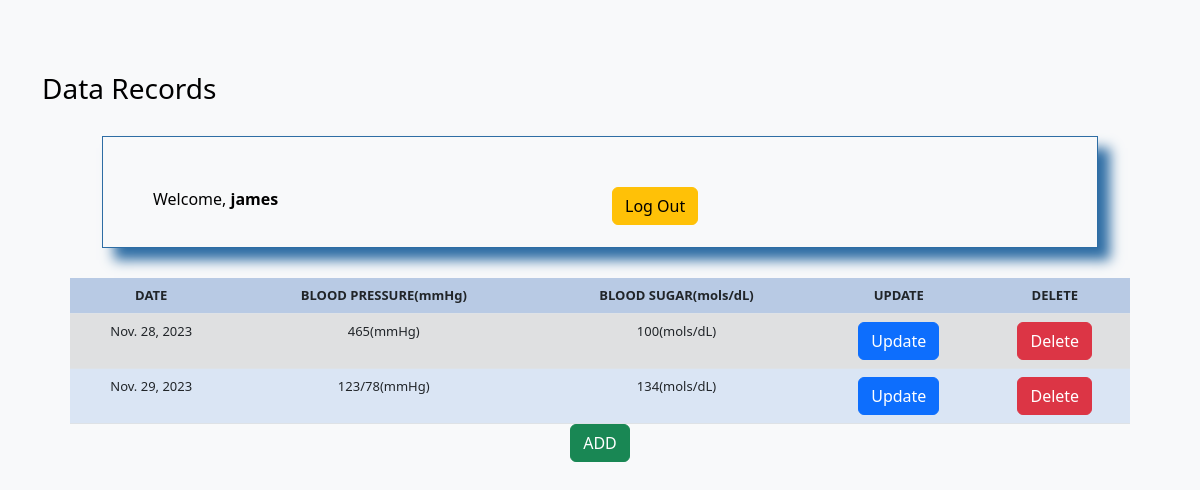
Before: /retrieve/ (signed in) with the older database file.
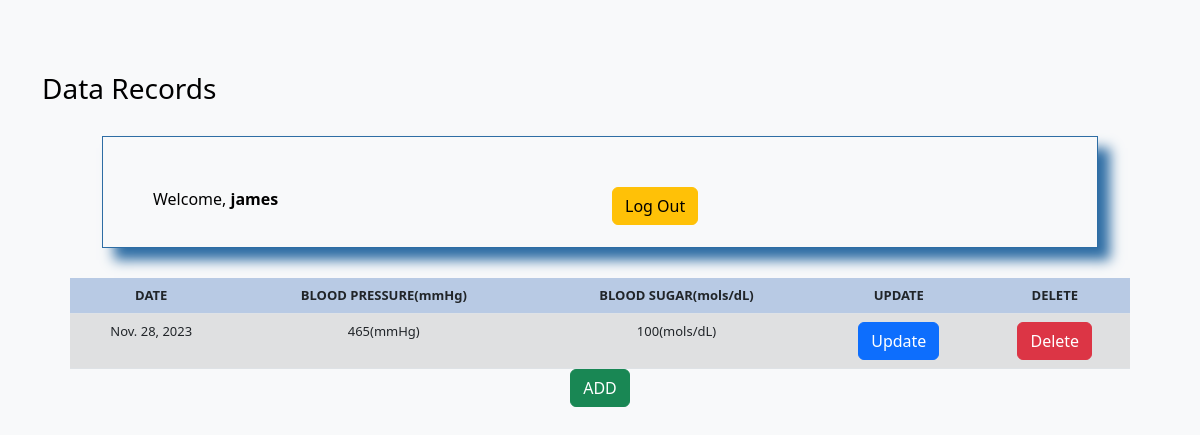
After: the same page with the newer database file.
### dataapp/models.py (models this page shows)
class Patient(models.Model):
    user = models.ForeignKey(settings.AUTH_USER_MODEL, on_delete=models.CASCADE)
    date = models.DateField(auto_now_add=True)
    blood_pressure = models.CharField(max_length=10)
    blood_sugar = models.CharField(max_length=10)

### dataapp/views.py (the view)
# urls.py: path('retrieve/', views.retrieve, name = 'retrieve'),
@login_required
def retrieve(request):
    records = Patient.objects.filter(user=request.user)
    return render(request, 'retrieve.html', {'records': records})

### dataapp/templates/retrieve.html (shortened to what this page needs)
{% load static %}
<!DOCTYPE html>
<html lang="en">
<head>
    <link href="{% static 'css/bootstrap.css' %}" rel="stylesheet">
    <link href="{% static 'css/style.css' %}" rel="stylesheet">
</head>
<body class="bg-light">
    <div class="container py-5">
        <div class="header-highlight">
            <h3>Data Records</h3>
            <div class="myForm">
                <div class="myForm">
                    <form method='POST' action='' class="search-form">
                        <div class="row">
                            <div class="col-md-6 text-right mr-auto">
                                {% if request.user.is_authenticated %}
                                <p>Welcome, <strong>{{user}}</strong> </p>
                                {% else %}
                                <p>Please try again to Login</p>
                                <a href="{% url "login" %}" class="btn btn-info">Login</a>
                                {% endif %}
                            </div>
                            <div class="col-md-6 text-right mr-auto">
                                <a href="{% url "logout" %}" class="btn btn-warning">Log Out</a>
                            </div>
                        </div>
                    </form>
                </div>
            </div>
        </div>
        <table class='table table-striped'>
            <thead class="thead-dark">
                <tr>
                    <th>DATE</th>
                    <th>BLOOD PRESSURE(mmHg)</th>
                    <th>BLOOD SUGAR(mols/dL)</th>
                    <th>UPDATE</th>
                    <th>DELETE</th>
                </tr>
            </thead>
            {% for instance in records %}
            <tr>
                <td>{{instance.date}}</td>
                <td>{{instance.blood_pressure}}(mmHg)</td>
                <td>{{instance.blood_sugar}}(mols/dL)</td>
                <td><a href="{% url 'update' instance.id %}" class="btn btn-primary">Update</a></td>
                <td><a href="{% url 'delete' instance.id %}" class="btn btn-danger">Delete</a></td>
            </tr>
            {% endfor %}
        </table>
        <div class="text-center">
            <a href="{% url "create" %}" class="btn btn-success">ADD</a>
        </div>
    </div>
</body>
</html>

Changed rows visible on the page:
removed Patient: date "Nov. 29, 2023", blood_pressure "123/78", blood_sugar "134"
